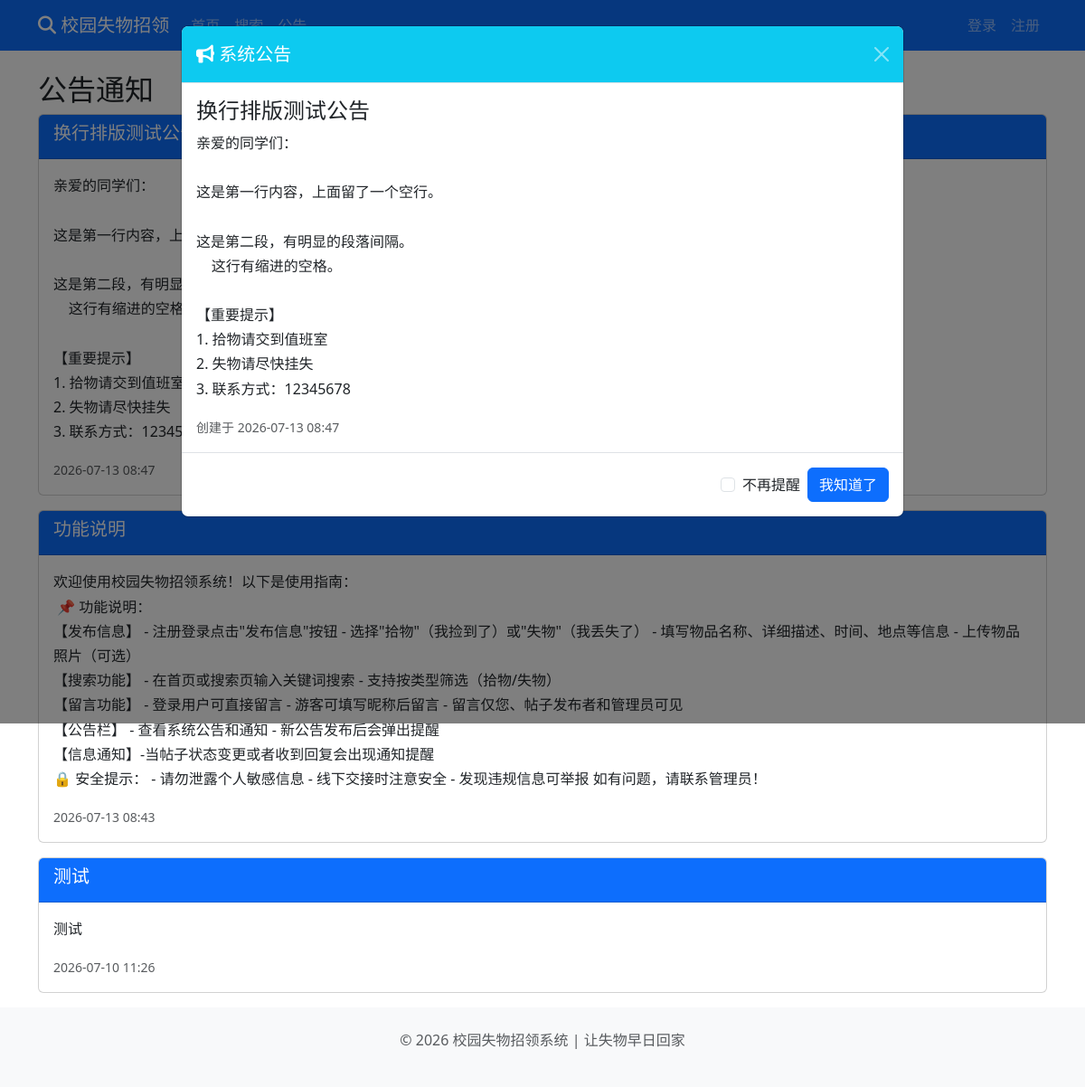
Screenshot of /notices with the database file from the repository.
### models.py (models this page shows)
class Notice(db.Model):
    id = db.Column(db.Integer, primary_key=True)
    title = db.Column(db.String(100), nullable=False)
    content = db.Column(db.Text, nullable=False)
    is_active = db.Column(db.Boolean, default=True)
    created_at = db.Column(db.DateTime, default=datetime.now)
    updated_at = db.Column(db.DateTime, default=datetime.now, onupdate=datetime.now)
    publish_at = db.Column(db.DateTime, nullable=True)
    created_by = db.Column(db.Integer, db.ForeignKey('user.id', ondelete='SET NULL'), nullable=True)
    creator = db.relationship('User', backref='published_notices')

### routes/notice.py (the view)
@notice_bp.route('/notices')
def notices_page():
    now = datetime.now()
    notices = Notice.query.filter(
        Notice.is_active == True,
        db.or_(Notice.publish_at.is_(None), Notice.publish_at <= now)
    ).order_by(Notice.created_at.desc()).all()
    return render_template('notices.html', notices=notices)

### templates/notices.html (shortened to what this page needs)
{% extends "base.html" %}
{% block content %}
<h2>公告通知</h2>
{% if notices %}
<div class="list-group">
    {% for notice in notices %}
    <div class="card mb-3">
        <div class="card-header bg-primary text-white">
            <h5>{{ notice.title }}</h5>
        </div>
        <div class="card-body">
            <p class="card-text notice-content-text">{{ notice.content }}</p>
            <small class="text-muted">{{ notice.created_at.strftime('%Y-%m-%d %H:%M') }}</small>
        </div>
    </div>
    {% endfor %}
</div>
{% else %}
<div class="col-12 text-center py-8">
    <i class="fas fa-bullhorn fa-5x text-muted mb-3"></i>
    <p class="text-muted">暂无公告</p>
</div>
{% endif %}
{% endblock %}

### static/css/style.css (style rules this page uses)
body { min-height: 100vh; display: flex; flex-direction: column; }
.card { transition: transform 0.3s ease, box-shadow 0.3s ease; }
.notice-content-text { white-space: pre-wrap; word-break: break-word; line-height: 1.7; }
.card { position: relative; }

### rows the page displays
Notice: title "换行排版测试公告", content "亲爱的同学们： 这是第一行内容，上面留了一个空行。 这是第二段，有明显的段落间隔。 这行有缩进的空格。 【重要提示】 1. 拾物请交到值班室 2. 失物请尽快挂失 3. 联系方式：12345678", created_at "2026-07-13 08:47"
Notice: title "功能说明", content "欢迎使用校园失物招领系统！以下是使用指南： 📌 功能说明： 【发布信息】 - 注册登录点击\"发布信息\"按钮 - 选择\"拾物\"（我捡到了）或\"失物\"（我丢失了） - 填写物品名称、详细描述、时间、地点等信息 - 上传物品照片（可选） 【搜索功能】 - 在首页或搜索页输入关键词搜索 - 支持按类型筛选（拾物/失物） 【留言功能】 - 登录用户可直接留言 - 游客可填写昵称后留言 - 留言仅您、帖子发布者和管理员可见 【公告栏】 - 查看系统公告和通知 - 新公告发布后会弹出提醒 【信息通知】-当帖子状态变更或者收到回复会出现通知提醒 🔒 安全提示： - 请勿泄露个人敏感信息 - 线下交接时注意安全 - 发现违规信息可举报 如有问题，请联系管理员！", created_at "2026-07-13 08:43"
Notice: title "测试", content "测试", created_at "2026-07-10 11:26"
